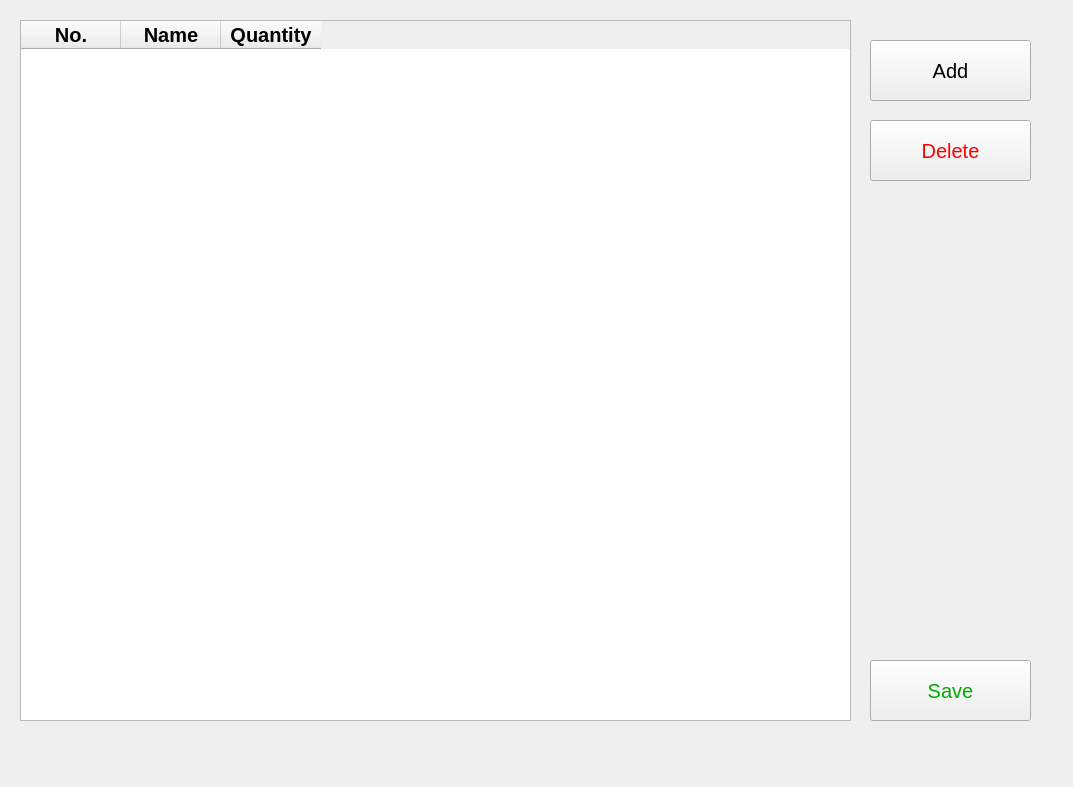
<?xml version="1.0" encoding="UTF-8"?>
<ui version="4.0">
 <class>StockWindow</class>
 <widget class="QWidget" name="StockWindow">
  <property name="geometry">
   <rect>
    <x>0</x>
    <y>0</y>
    <width>1073</width>
    <height>787</height>
   </rect>
  </property>
  <property name="windowTitle">
   <string>Stock</string>
  </property>
  <widget class="QPushButton" name="AddBtn">
   <property name="geometry">
    <rect>
     <x>870</x>
     <y>40</y>
     <width>161</width>
     <height>61</height>
    </rect>
   </property>
   <property name="font">
    <font>
     <pointsize>15</pointsize>
    </font>
   </property>
   <property name="styleSheet">
    <string notr="true"/>
   </property>
   <property name="text">
    <string>Add</string>
   </property>
  </widget>
  <widget class="QPushButton" name="SaveBtn">
   <property name="geometry">
    <rect>
     <x>870</x>
     <y>660</y>
     <width>161</width>
     <height>61</height>
    </rect>
   </property>
   <property name="font">
    <font>
     <pointsize>15</pointsize>
    </font>
   </property>
   <property name="styleSheet">
    <string notr="true">color: rgb(0, 170, 0)</string>
   </property>
   <property name="text">
    <string>Save</string>
   </property>
  </widget>
  <widget class="QPushButton" name="DeleteBtn">
   <property name="geometry">
    <rect>
     <x>870</x>
     <y>120</y>
     <width>161</width>
     <height>61</height>
    </rect>
   </property>
   <property name="font">
    <font>
     <pointsize>15</pointsize>
    </font>
   </property>
   <property name="acceptDrops">
    <bool>false</bool>
   </property>
   <property name="styleSheet">
    <string notr="true">color: rgb(255, 0, 0);</string>
   </property>
   <property name="text">
    <string>Delete</string>
   </property>
  </widget>
  <widget class="QTableWidget" name="tableStocks">
   <property name="geometry">
    <rect>
     <x>20</x>
     <y>20</y>
     <width>831</width>
     <height>701</height>
    </rect>
   </property>
   <property name="font">
    <font>
     <pointsize>13</pointsize>
    </font>
   </property>
   <property name="alternatingRowColors">
    <bool>true</bool>
   </property>
   <property name="selectionMode">
    <enum>QAbstractItemView::SelectionMode::ExtendedSelection</enum>
   </property>
   <property name="sortingEnabled">
    <bool>false</bool>
   </property>
   <attribute name="horizontalHeaderCascadingSectionResizes">
    <bool>false</bool>
   </attribute>
   <attribute name="horizontalHeaderStretchLastSection">
    <bool>false</bool>
   </attribute>
   <attribute name="verticalHeaderCascadingSectionResizes">
    <bool>false</bool>
   </attribute>
   <attribute name="verticalHeaderStretchLastSection">
    <bool>false</bool>
   </attribute>
   <column>
    <property name="text">
     <string>No.</string>
    </property>
    <property name="font">
     <font>
      <pointsize>15</pointsize>
      <bold>true</bold>
     </font>
    </property>
   </column>
   <column>
    <property name="text">
     <string>Name</string>
    </property>
    <property name="font">
     <font>
      <pointsize>15</pointsize>
      <bold>true</bold>
     </font>
    </property>
   </column>
   <column>
    <property name="text">
     <string>Quantity</string>
    </property>
    <property name="font">
     <font>
      <pointsize>15</pointsize>
      <bold>true</bold>
      <strikeout>false</strikeout>
     </font>
    </property>
   </column>
  </widget>
 </widget>
 <resources/>
 <connections/>
</ui>
